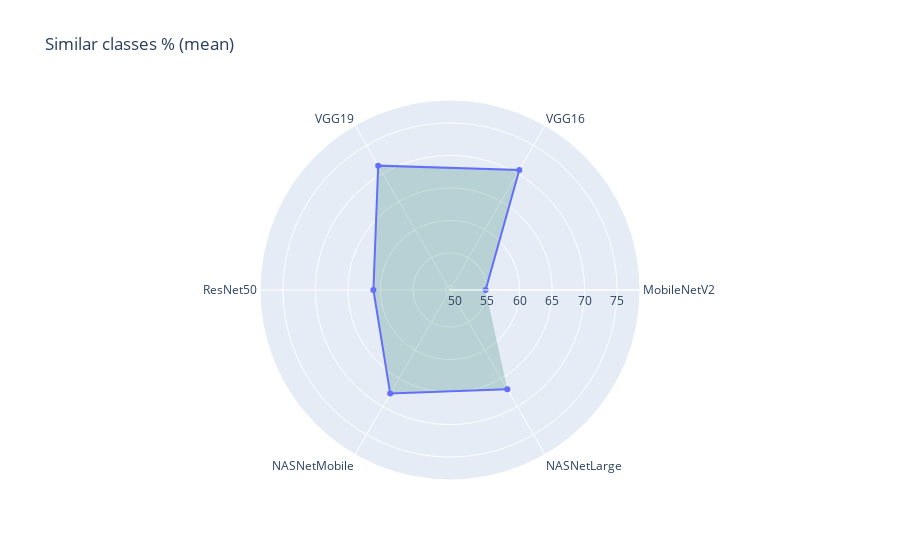

Notebook cell for this chart:
### Markdown cell above
### Similar classes

### Code cell
plot_metric_radar(mean_sim_clas_perc, "Similar classes % (mean)")

### Figure 1 — Plotly figure (JSON) as saved in the notebook; plotly's stock layout.template omitted (floating-point values rounded to 4 significant figures)
{"data": [{"fill": "toself", "fillcolor": "rgba(0,100,80,0.2)", "name": "Similar classes %", "r": [54.77, 70.62, 71.38, 61.08, 67.69, 66.92], "theta": ["MobileNetV2", "VGG16", "VGG19", "ResNet50", "NASNetMobile", "NASNetLarge"], "type": "scatterpolar"}], "layout": {"polar": {"radialaxis": {"visible": true, "range": [49.29, 78.52]}}, "showlegend": false, "title": {"text": "Similar classes % (mean)"}}}
